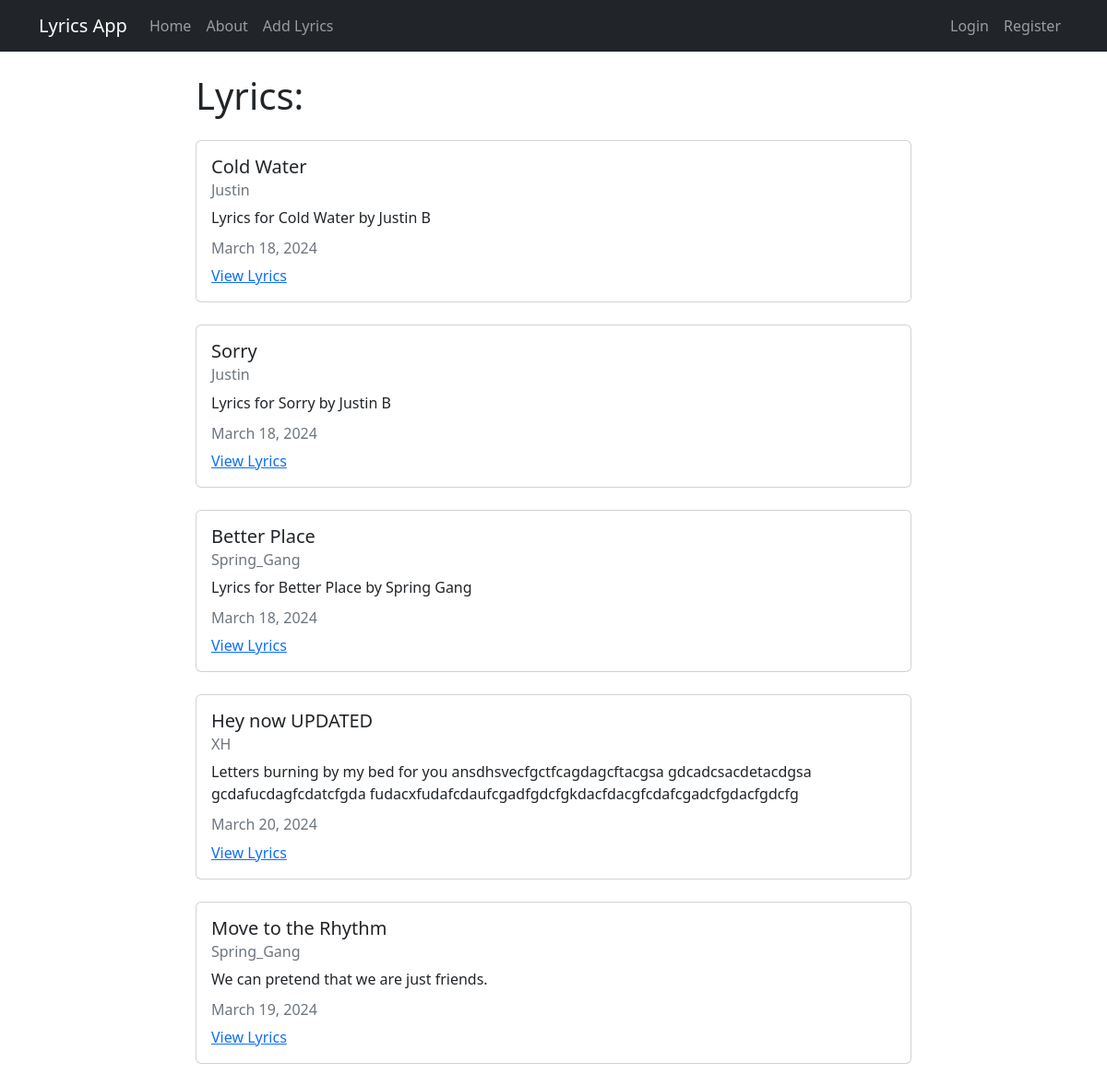
/, run on an earlier commit of the app's database.
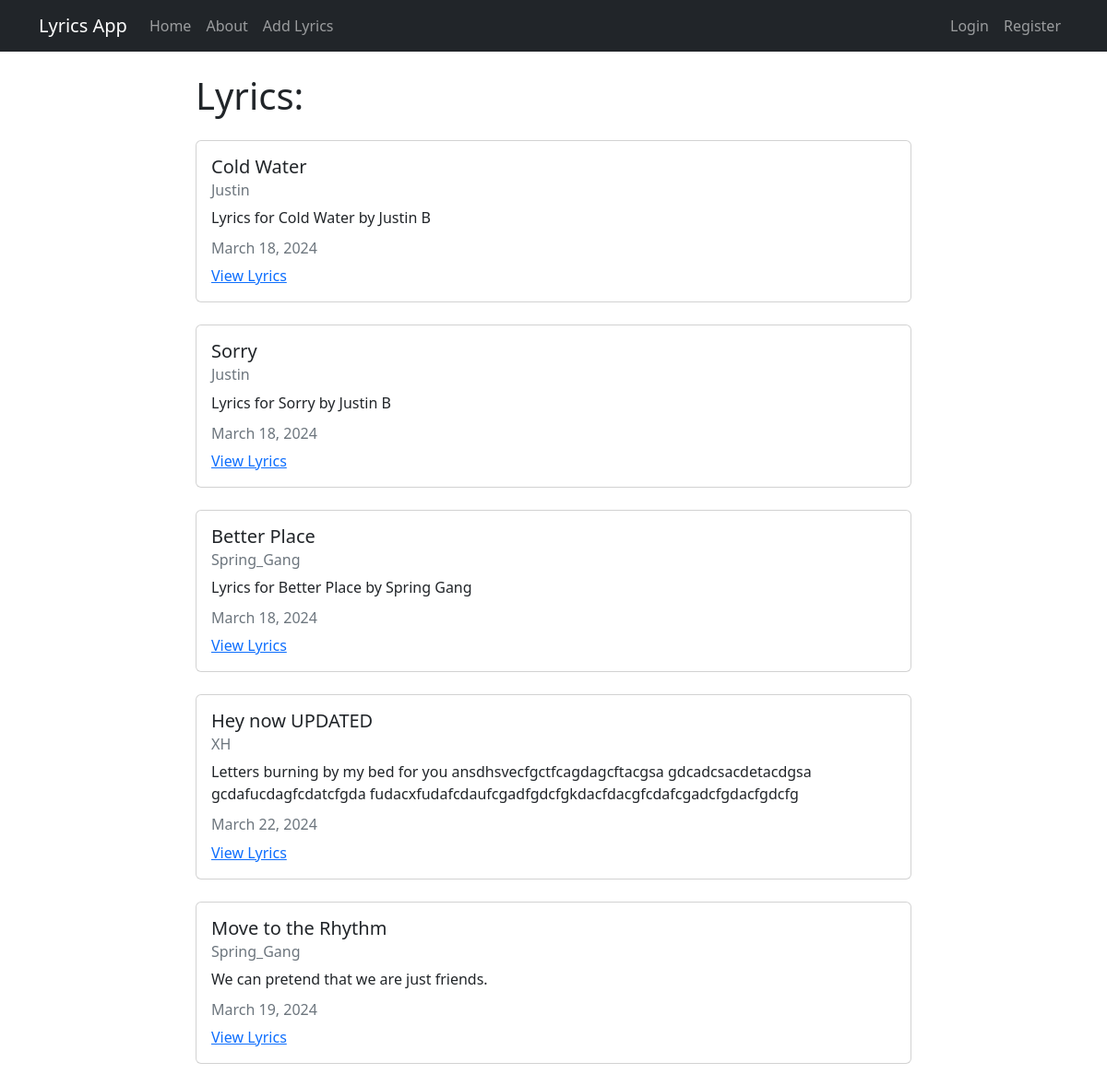
And on a later commit of the database.
### lyricapp/models.py (models this page shows, shortened)
class lyric(models.Model):
  title = models.CharField(max_length=100)
  description = models.TextField()
  writer = models.ForeignKey(User, on_delete=models.CASCADE)
  created_at = models.DateTimeField(auto_now_add=True)
  updated_at = models.DateTimeField(auto_now=True)

### lyricapp/views.py (the view)
# urls.py: path('', views.LyricListView.as_view(), name="lyricapp-home"),
class LyricListView(ListView):
  model = models.lyric
  template_name = 'lyricapp/home.html'
  context_object_name = 'lyricapp'

### lyricapp/templates/lyricapp/home.html
{% extends "lyricapp/base.html" %}
{% block content %}
<h1>Lyrics:</h1>
{% for lyric in lyricapp %}
<div class="card my-4">
  <div class="card-body">
    <h5 class="card-title">{{ lyric.title }}</h5>
    <h6 class="card-subtitle mb-2 text-muted">{{ lyric.writer }}</h6>
    <p class="card-text">{{ lyric.description }}</p>
    <h6 class="card-subtitle mb-2 text-muted">{{ lyric.updated_at|date:"F d, Y" }}</h6>
    <a href="{% url 'lyricapp-detail' lyric.pk %}" class="card-link">View Lyrics</a>
  </div>
</div>
{% endfor %}
{% endblock content %}

What changed in the data, as far as the page shows it:
changed lyric "Hey now UPDATED": updated_at "March 20, 2024" → "March 22, 2024"
